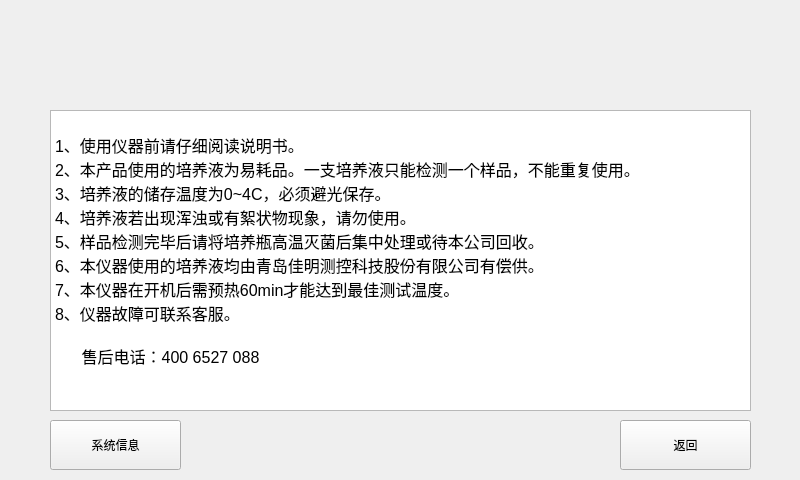
<?xml version="1.0" encoding="UTF-8"?>
<ui version="4.0">
 <class>SysHelp</class>
 <widget class="QWidget" name="SysHelp">
  <property name="geometry">
   <rect>
    <x>0</x>
    <y>0</y>
    <width>800</width>
    <height>480</height>
   </rect>
  </property>
  <property name="windowTitle">
   <string>Form</string>
  </property>
  <widget class="QTextEdit" name="textEdit">
   <property name="geometry">
    <rect>
     <x>50</x>
     <y>110</y>
     <width>701</width>
     <height>301</height>
    </rect>
   </property>
   <property name="font">
    <font>
     <pointsize>16</pointsize>
    </font>
   </property>
   <property name="html">
    <string>&lt;!DOCTYPE HTML PUBLIC &quot;-//W3C//DTD HTML 4.0//EN&quot; &quot;http://www.w3.org/TR/REC-html40/strict.dtd&quot;&gt;
&lt;html&gt;&lt;head&gt;&lt;meta name=&quot;qrichtext&quot; content=&quot;1&quot; /&gt;&lt;style type=&quot;text/css&quot;&gt;
p, li { white-space: pre-wrap; }
&lt;/style&gt;&lt;/head&gt;&lt;body style=&quot; font-family:'SimSun'; font-size:16pt; font-weight:400; font-style:normal;&quot;&gt;
&lt;p style=&quot;-qt-paragraph-type:empty; margin-top:0px; margin-bottom:0px; margin-left:0px; margin-right:0px; -qt-block-indent:0; text-indent:0px; font-family:'Ubuntu'; font-size:11pt;&quot;&gt;&lt;br /&gt;&lt;/p&gt;
&lt;p style=&quot; margin-top:0px; margin-bottom:0px; margin-left:0px; margin-right:0px; -qt-block-indent:0; text-indent:0px;&quot;&gt;&lt;span style=&quot; font-family:'Ubuntu'; font-size:12pt;&quot;&gt;1、使用仪器前请仔细阅读说明书。&lt;/span&gt;&lt;/p&gt;
&lt;p style=&quot; margin-top:0px; margin-bottom:0px; margin-left:0px; margin-right:0px; -qt-block-indent:0; text-indent:0px;&quot;&gt;&lt;span style=&quot; font-family:'Ubuntu'; font-size:12pt;&quot;&gt;2、本产品使用的培养液为易耗品。一支培养液只能检测一个样品，不能重复使用。&lt;/span&gt;&lt;/p&gt;
&lt;p style=&quot; margin-top:0px; margin-bottom:0px; margin-left:0px; margin-right:0px; -qt-block-indent:0; text-indent:0px;&quot;&gt;&lt;span style=&quot; font-family:'Ubuntu'; font-size:12pt;&quot;&gt;3、培养液的储存温度为0~4C，必须避光保存。&lt;/span&gt;&lt;/p&gt;
&lt;p style=&quot; margin-top:0px; margin-bottom:0px; margin-left:0px; margin-right:0px; -qt-block-indent:0; text-indent:0px;&quot;&gt;&lt;span style=&quot; font-family:'Ubuntu'; font-size:12pt;&quot;&gt;4、培养液若出现浑浊或有絮状物现象，请勿使用。&lt;/span&gt;&lt;/p&gt;
&lt;p style=&quot; margin-top:0px; margin-bottom:0px; margin-left:0px; margin-right:0px; -qt-block-indent:0; text-indent:0px;&quot;&gt;&lt;span style=&quot; font-family:'Ubuntu'; font-size:12pt;&quot;&gt;5、样品检测完毕后请将培养瓶高温灭菌后集中处理或待本公司回收。&lt;/span&gt;&lt;/p&gt;
&lt;p style=&quot; margin-top:0px; margin-bottom:0px; margin-left:0px; margin-right:0px; -qt-block-indent:0; text-indent:0px;&quot;&gt;&lt;span style=&quot; font-family:'Ubuntu'; font-size:12pt;&quot;&gt;6、本仪器使用的培养液均由青岛佳明测控科技股份有限公司有偿供。&lt;/span&gt;&lt;/p&gt;
&lt;p style=&quot; margin-top:0px; margin-bottom:0px; margin-left:0px; margin-right:0px; -qt-block-indent:0; text-indent:0px;&quot;&gt;&lt;span style=&quot; font-family:'Ubuntu'; font-size:12pt;&quot;&gt;7、本仪器在开机后需预热60min才能达到最佳测试温度。&lt;/span&gt;&lt;/p&gt;
&lt;p style=&quot; margin-top:0px; margin-bottom:0px; margin-left:0px; margin-right:0px; -qt-block-indent:0; text-indent:0px;&quot;&gt;&lt;span style=&quot; font-family:'Ubuntu'; font-size:12pt;&quot;&gt;8、仪器故障可联系客服。&lt;/span&gt;&lt;/p&gt;
&lt;p style=&quot;-qt-paragraph-type:empty; margin-top:0px; margin-bottom:0px; margin-left:0px; margin-right:0px; -qt-block-indent:0; text-indent:0px; font-family:'Ubuntu'; font-size:12pt;&quot;&gt;&lt;br /&gt;&lt;/p&gt;
&lt;p style=&quot; margin-top:0px; margin-bottom:0px; margin-left:0px; margin-right:0px; -qt-block-indent:0; text-indent:0px;&quot;&gt;&lt;span style=&quot; font-family:'Ubuntu'; font-size:12pt;&quot;&gt;      售后电话：400 6527 088&lt;/span&gt;&lt;/p&gt;
&lt;p style=&quot;-qt-paragraph-type:empty; margin-top:0px; margin-bottom:0px; margin-left:0px; margin-right:0px; -qt-block-indent:0; text-indent:0px; font-family:'Ubuntu'; font-size:12pt;&quot;&gt;&lt;br /&gt;&lt;/p&gt;&lt;/body&gt;&lt;/html&gt;</string>
   </property>
  </widget>
  <widget class="QPushButton" name="pushButton">
   <property name="geometry">
    <rect>
     <x>620</x>
     <y>420</y>
     <width>131</width>
     <height>50</height>
    </rect>
   </property>
   <property name="text">
    <string>返回</string>
   </property>
  </widget>
  <widget class="QPushButton" name="pb_sysInfo">
   <property name="geometry">
    <rect>
     <x>50</x>
     <y>420</y>
     <width>131</width>
     <height>50</height>
    </rect>
   </property>
   <property name="text">
    <string>系统信息</string>
   </property>
  </widget>
 </widget>
 <resources/>
 <connections/>
</ui>
